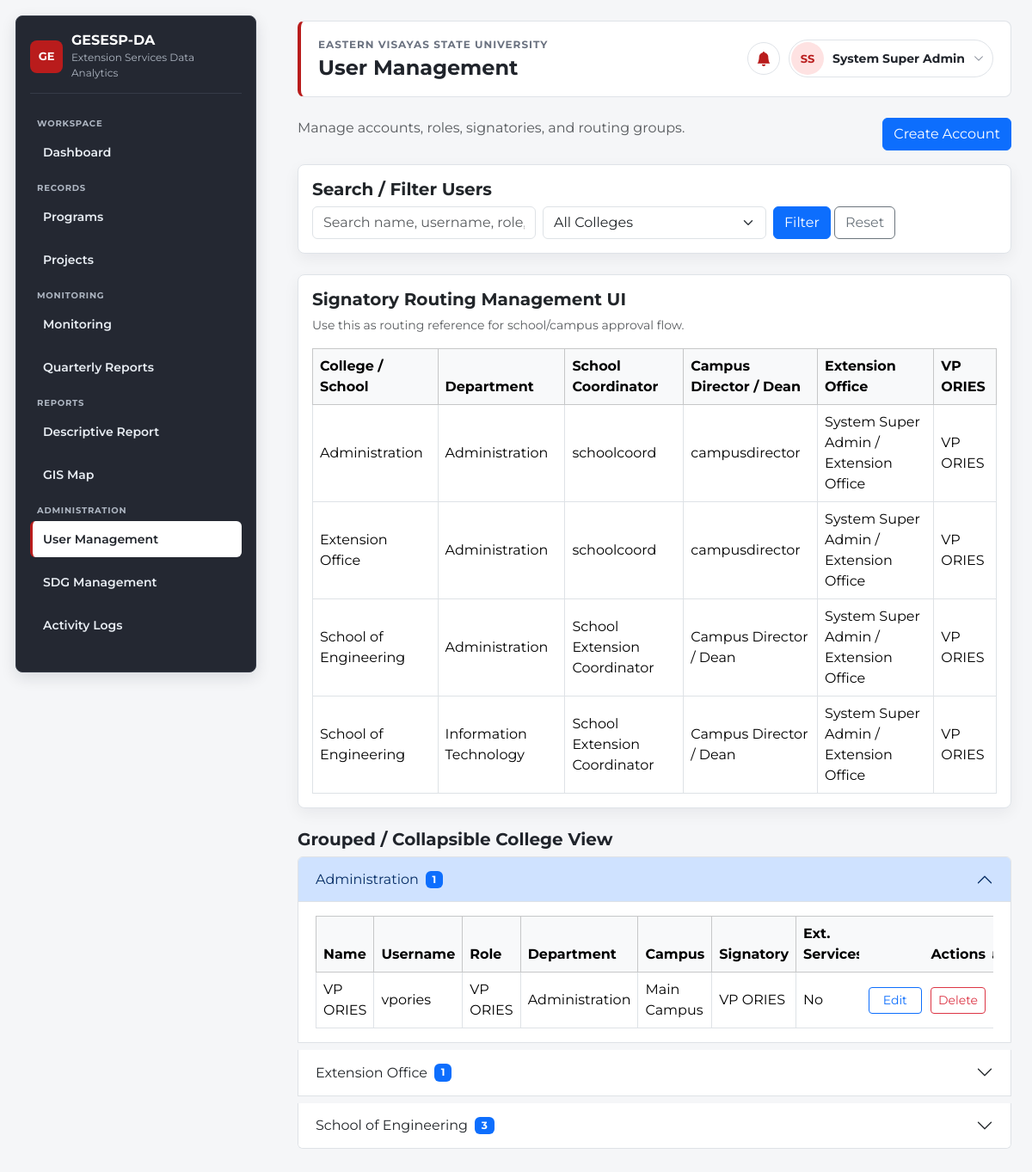
The app's page /index.php?page=users (signed in) with its own data.
### tables this page shows
CREATE TABLE `users` (
  `id` int(11) NOT NULL,
  `fullname` varchar(180) NOT NULL,
  `username` varchar(120) NOT NULL,
  `password` varchar(255) NOT NULL,
  `role` varchar(120) NOT NULL,
  `college` varchar(150) DEFAULT NULL,
  `department` varchar(150) DEFAULT NULL,
  `campus` varchar(150) DEFAULT NULL,
  `email` varchar(150) DEFAULT NULL,
  `signatory_title` varchar(150) DEFAULT NULL,
  `has_extension_services` tinyint(1) DEFAULT 0,
  `routing_group` varchar(180) DEFAULT NULL,
  `signature_image` varchar(255) DEFAULT NULL,
  `account_status` varchar(50) DEFAULT 'Active',
  `created_by` int(11) DEFAULT NULL,
  `created_at` timestamp NOT NULL DEFAULT current_timestamp()
);

### app/controllers/UserManagementController.php (called while the page is built)
<?php
require_once "app/models/SystemUser.php";
class UserManagementController{private $model,$db; function __construct($db){$this->db=$db;$this->model=new SystemUser($db);}
function index(){ requireRole(['Super Admin','Admin']); $message=''; if($_SERVER['REQUEST_METHOD']=='POST'){ if(isset($_POST['create_user'])){$message=$this->model->create($_POST)?'Account created.':'Unable to create account.'; logActivity($this->db,'Create Account','User Management',$_POST['username']??'');} if(isset($_POST['update_user'])){$message=$this->model->update($_POST)?'Account updated.':'Unable to update account.'; logActivity($this->db,'Update Account','User Management','ID '.$_POST['user_id']);} if(isset($_POST['delete_user'])){$message=$this->model->delete($_POST['user_id'])?'Account deleted.':'Unable to delete account.'; logActivity($this->db,'Delete Account','User Management','ID '.$_POST['user_id']);}} $users=$this->model->all(); include 'app/views/users/index.php';}
}?>

### app/models/SystemUser.php (called while the page is built, shortened)
<?php
class SystemUser {
    private $conn;
    function __construct($db) {
        $this->conn = $db;
        if(function_exists('ensureUserExtensionServicesColumn')) {
            ensureUserExtensionServicesColumn($this->conn);
        }
    }
    function all() {
        $r = $this->conn->query("SELECT * FROM users ORDER BY COALESCE(college,''), role, fullname");
        $d = [];
        if($r) while($x = $r->fetch_assoc()) $d[] = $x;
        return $d;
    }
}
?>

### app/helpers.php (called while the page is built, shortened)
    <?php
function ensureUserExtensionServicesColumn($db) {
    $rs = @$db->query("SHOW COLUMNS FROM users LIKE 'has_extension_services'");
    if($rs && $rs->num_rows > 0) return true;
    $rs = @$db->query("SHOW COLUMNS FROM users LIKE 'has_extension_services'");
    return $rs && $rs->num_rows > 0;
}
?>

### app/views/users/index.php (the view, shortened to what this page needs)
<?php include "app/views/layouts/header.php"; ?>
<div class="d-flex flex-wrap justify-content-between align-items-start gap-3 mb-3">
    <p class="text-muted mb-0">Manage accounts, roles, signatories, and routing groups.</p>
    <button class="btn btn-primary" data-bs-toggle="modal" data-bs-target="#addUserModal">Create Account</button>
</div>
<?php
$usersFiltered = $users ?? [];
$colleges = [];
foreach($usersFiltered as $u) {
    $college = $u['college'] ?: 'Unassigned College';
    $colleges[$college][] = $u;
}
$nameForRole = function($list, $role, $fallback) {
    foreach($list as $item) {
        if(($item['role'] ?? '') === $role) return $item['fullname'] ?? $fallback;
    }
    return $fallback;
};
?>
<div class="card p-3 mb-4">
    <h5 class="fw-bold">Search / Filter Users</h5>
    <form method="GET" class="row g-2">
        <div class="col-md-4"><input name="search" value="<?= htmlspecialchars($_GET['search'] ?? '') ?>" class="form-control" placeholder="Search name, username, role, department..."></div>
        <div class="col-md-4">
            <select name="college_filter" class="form-select">
                <option value="">All Colleges</option>
            </select>
        </div>
        <div class="col-md-4">
            <button class="btn btn-primary">Filter</button>
            <a href="index.php?page=users" class="btn btn-outline-secondary">Reset</a>
        </div>
    </form>
</div>
<div class="card p-3 mb-4">
    <h5 class="fw-bold">Signatory Routing Management UI</h5>
    <p class="text-muted small">Use this as routing reference for school/campus approval flow.</p>
    <div class="table-responsive">
        <table class="table table-bordered align-middle mb-0">
            <thead class="table-light">
                <tr>
                    <th>College / School</th>
                    <th>Department</th>
                    <th>School Coordinator</th>
                    <th>Campus Director / Dean</th>
                    <th>Extension Office</th>
                    <th>VP ORIES</th>
                </tr>
            </thead>
            <tbody>
            <?php foreach($colleges as $college => $list): ?>
                <?php
                    $departments = array_unique(array_filter(array_map(fn($u)=>$u['department'] ?? '', $list)));
                ?>
                <?php foreach($departments as $dept): ?>
                    <tr>
                        <td><?= htmlspecialchars($college) ?></td>
                        <td><?= htmlspecialchars($dept) ?></td>
                        <td><?= htmlspecialchars($nameForRole($list, 'School Coordinator', 'schoolcoord')) ?></td>
                        <td><?= htmlspecialchars($nameForRole($list, 'Campus Director', 'campusdirector')) ?></td>
                        <td>System Super Admin / Extension Office</td>
                        <td>VP ORIES</td>
                    </tr>
                <?php endforeach; ?>
            <?php endforeach; ?>
            </tbody>
        </table>
    </div>
</div>
<h5 class="fw-bold">Grouped / Collapsible College View</h5>
<div class="accordion" id="collegeAccordion">
<?php $i=0; foreach($colleges as $college => $list): $i++; ?>
    <div class="accordion-item mb-2">
        <h2 class="accordion-header" id="heading<?= $i ?>">
            <button class="accordion-button <?= $i>1?'collapsed':'' ?>" type="button" data-bs-toggle="collapse" data-bs-target="#college<?= $i ?>">
                <?= htmlspecialchars($college) ?> <span class="badge bg-primary ms-2"><?= count($list) ?></span>
            </button>
        </h2>
        <div id="college<?= $i ?>" class="accordion-collapse collapse <?= $i==1?'show':'' ?>" data-bs-parent="#collegeAccordion">
            <div class="accordion-body">
                <div class="table-responsive">
                    <table class="table table-hover table-bordered align-middle mb-0">
                        <thead class="table-light">
                            <tr>
                                <th>Name</th>
                                <th>Username</th>
                                <th>Role</th>
                                <th>Department</th>
                                <th>Campus</th>
                                <th>Signatory</th>
                                <th>Ext. Services</th>
                                <th>Status</th>
                                <th>Signature</th>
                                <th class="text-end actions-column">Actions</th>
                            </tr>
                        </thead>
                        <tbody>
                        <?php foreach($list as $u): ?>
                            <?php $userId = intval($u['id']); ?>
                            <tr>
                                <td><?= htmlspecialchars($u['fullname'] ?? '') ?></td>
                                <td><?= htmlspecialchars($u['username'] ?? '') ?></td>
                                <td><?= htmlspecialchars($u['role'] ?? '') ?></td>
                                <td><?= htmlspecialchars($u['department'] ?? '') ?></td>
                                <td><?= htmlspecialchars($u['campus'] ?? '') ?></td>
                                <td><?= htmlspecialchars($u['signatory_title'] ?? '') ?></td>
                                <td><?= !empty($u['has_extension_services']) ? 'Yes' : 'No' ?></td>
                                <td><span class="badge bg-<?= ($u['account_status'] ?? 'Active') === 'Active' ? 'success' : 'secondary' ?>"><?= htmlspecialchars($u['account_status'] ?? 'Active') ?></span></td>
                                <td><?= !empty($u['signature_image']) ? '<span class="text-success">Uploaded</span>' : '<span class="text-muted">None</span>' ?></td>
                                <td class="text-end table-actions actions-column">
                                    <button class="btn btn-sm btn-outline-primary" data-bs-toggle="modal" data-bs-target="#editUserModal<?= $userId ?>">Edit</button>
                                    <?php if(($u['username'] ?? '') !== 'admin'): ?>
                                        <button class="btn btn-sm btn-outline-danger" data-bs-toggle="modal" data-bs-target="#deleteUserModal<?= $userId ?>">Delete</button>
                                    <?php endif; ?>
                                </td>
                            </tr>
                        <?php endforeach; ?>
                        </tbody>
                    </table>
                </div>
            </div>
        </div>
    </div>
<?php endforeach; ?>
</div>
<?php include "app/views/layouts/footer.php"; ?>

### public/assets/css/style.css (style rules this page uses)
:root { --font-sans: "Montserrat", Arial, Helvetica, sans-serif; --bs-body-font-family: var(--font-sans); --body-bg: #f5f6f8; --surface: #ffffff; --border: #dfe3e8; --text: #20242b; --muted: #6b7280; --sidebar-bg: #242832; --sidebar-border: #353b47; --sidebar-text: #f8fafc; --sidebar-muted: #aeb6c2; --accent: #b91c1c; --accent-soft: #fee2e2; }
* { box-sizing: border-box; }
body { min-height: 100vh; margin: 0; background: var(--body-bg); color: var(--text); font-family: var(--font-sans); }
.card { border: 1px solid var(--border); border-radius: 8px; box-shadow: 0 6px 18px rgba(15, 23, 42, .06); }
.actions-column { position: sticky; right: 0; z-index: 2; width: 156px; min-width: 156px; background: var(--surface); box-shadow: -8px 0 14px rgba(15, 23, 42, .06); }
thead .actions-column { z-index: 3; background: #f8f9fa; }
.table-actions { vertical-align: middle; white-space: nowrap; }
.table-actions .btn { min-width: 62px; }
.table-actions .btn + .btn { margin-left: 6px; }

### records on screen
users: department "Administration", fullname "VP ORIES", username "vpories", role "VP ORIES", campus "Main Campus", signatory_title "VP ORIES", has_extension_services "No"
users: department "Administration"
users: college "School of Engineering", fullname "School Extension Coordinator", count($list) "3"
users: fullname "Campus Director / Dean"

### other values on screen
systemName() "GESESP-DA"
systemSubtitle() "Extension Services Data Analytics"
$pageTitle "User Management"
$initials "SS"
$fullName "System Super Admin"
$college "Administration"
$nameForRole($list, 'School Coordinator', 'schoolcoord') "schoolcoord"
$nameForRole($list, 'Campus Director', 'campusdirector') "campusdirector"
$college "Extension Office"
$dept "Administration"
$dept "Information Technology"
count($list) "1"
